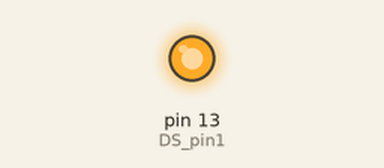
This sketch was run on a simulated Arduino Uno, built with avr-gcc and run on an emulated ATmega328P. Shown: output pins drawn as LEDs (lit = HIGH). Pins used as bus, display or sensor lines are not drawn; what the sketch prints to the serial monitor is not drawn.

Above: at 0.1 s.
Timing chart, 0 to 1.6 s (numbered marks = the images above):
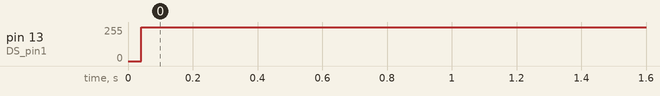

Measured:
- by itself, pin 13 (DS_pin1): 0/255 → 255/255 at 0.04 s

The sketch:

triple7-segment-med-595-but-harder.ino
```cpp
int STCP_pin1 = 12;
int SHCP_pin1 = 8;
int DS_pin1 = 13;

int digits [10][8]{
  {0,0,0,0,0,0,0,1}, // digit 0
  {0,1,0,0,1,1,1,1}, // digit 1
  {0,0,0,1,0,0,1,0}, // digit 2
  {0,0,0,0,0,1,1,0}, // digit 3
  {0,1,0,0,1,1,0,0}, // digit 4
  {0,0,1,0,0,1,0,0}, // digit 5
  {0,0,1,0,0,0,0,0}, // digit 6
  {0,0,0,0,1,1,1,1}, // digit 7
  {1,0,0,0,0,0,0,0}, // digit 8
  {0,0,0,0,0,1,0,0}  // digit 9
};


void setup() {
  // put your setup code here, to run once:
  pinMode(STCP_pin1, OUTPUT);
  pinMode(SHCP_pin1, OUTPUT);
  pinMode(DS_pin1, OUTPUT);
  Serial.begin(9600);
}

void loop() {
  // put your main code here, to run repeatedly:
  displaynum(221);
  delay(10000);
}

void displaynum(int num)
{
  //    split given number to 3 parts
  int first = num % 10;
  int middle = (num / 10) % 10;
  int last = num / 100;

  //    push binary numbers to serial monitors bit by bit
  digitalWrite(STCP_pin1,LOW);
  for (int i = 7; i >= 0; i--)
  {
    digitalWrite(SHCP_pin1,LOW);
    Serial.print(digits[last][i]);
    if (digits[last][i]==1) digitalWrite(DS_pin1, LOW);
    if (digits[last][i]==0) digitalWrite(DS_pin1, HIGH);
    digitalWrite(SHCP_pin1,HIGH);
  }
  Serial.println(" ");
  for (int i = 7; i >= 0; i--)
  {
    digitalWrite(SHCP_pin1,LOW);
    Serial.print(digits[middle][i]);
    if (digits[middle][i]==1) digitalWrite(DS_pin1, LOW);
    if (digits[middle][i]==0) digitalWrite(DS_pin1, HIGH);
    digitalWrite(SHCP_pin1,HIGH);
  }
  Serial.println(" ");
  for (int i = 7; i >= 0; i--)
  {
    digitalWrite(SHCP_pin1,LOW);
    Serial.print(digits[first][i]);
    if (digits[first][i]==1) digitalWrite(DS_pin1, LOW);
    if (digits[first][i]==0) digitalWrite(DS_pin1, HIGH);
    digitalWrite(SHCP_pin1,HIGH);
  }
  digitalWrite(STCP_pin1, HIGH);
}
```
